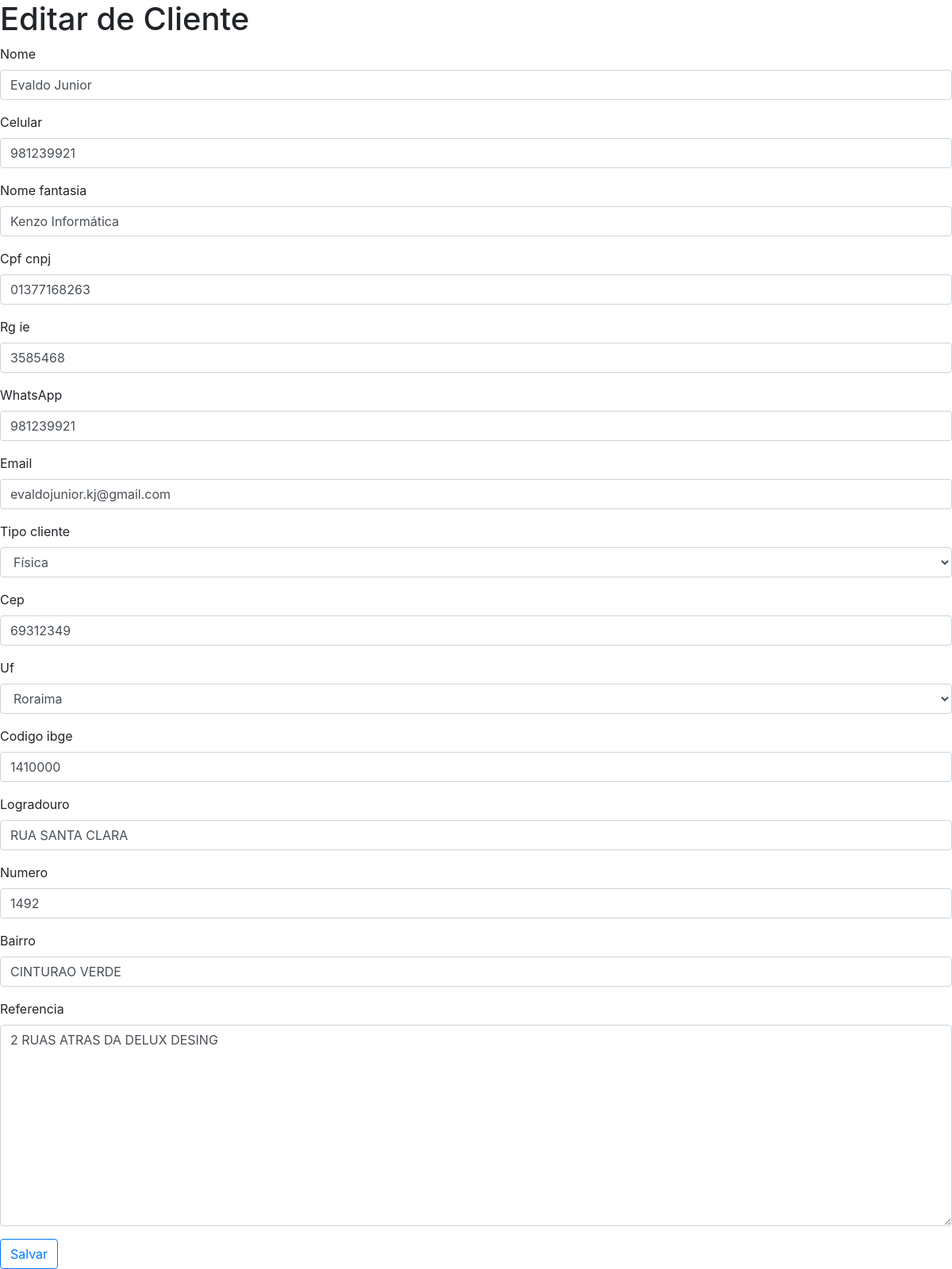
The page /clientes/editarCliente/1 on the database its author committed.
### clientes/models.py (models this page shows, shortened)
class Pessoa(models.Model):
    UF_CHOICES = (
        ('AC', 'Acre'),
        ('AL', 'Alagoas'),
        ('AP', 'Amapá'),
        ('BA', 'Bahia'),
        ('CE', 'Ceará'),
        ('DF', 'Distrito Federal'),
        ('ES', 'Espírito Santo'),
        ('GO', 'Goiás'),
        ('MA', 'Maranão'),
        ('MG', 'Minas Gerais'),
        ('MS', 'Mato Grosso do Sul'),
        ('MT', 'Mato Grosso'),
        ('PA', 'Pará'),
        ('PB', 'Paraíba'),
        ('PE', 'Pernanbuco'),
        ('PI', 'Piauí'),
        ('PR', 'Paraná'),
        ('RJ', 'Rio de Janeiro'),
        ('RN', 'Rio Grande do Norte'),
        ('RO', 'Rondônia'),
        ('RR', 'Roraima'),
        ('RS', 'Rio Grande do Sul'),
        ('SC', 'Santa Catarina'),
        ('SE', 'Sergipe'),
        ('SP', 'São Paulo'),
        ('TO', 'Tocantins')
    )
    TIPO_CHOICES = (
        ('FISICA', 'Física'),
        ('JURIDICA', 'Jurídica')
    )
    nome = models.CharField(max_length=200)
    celular = models.CharField(max_length=30, null= True)
    nome_fantasia = models.CharField(max_length=200, null=True)
    cpf_cnpj = models.CharField(max_length=30, null=True)
    rg_ie = models.CharField(max_length=30, null=True)
    whatsApp = models.CharField(max_length=30, null= True)
    email = models.EmailField(max_length=200, null=True)
    tipo_cliente = models.CharField(choices=TIPO_CHOICES, max_length=10, default=TIPO_CHOICES[0])
    cep = models.CharField(max_length=15, null=True)
    uf = models.CharField(max_length=2, choices=UF_CHOICES, default='RR')
    codigo_ibge = models.IntegerField(null=True)
    logradouro = models.CharField(max_length=200)
    numero = models.CharField(max_length=20)
    bairro = models.CharField(max_length=60)
    referencia = models.TextField(null=True)
    release_date = models.DateTimeField('Data de Cadastro', auto_now=True)

### clientes/views.py (the view)
# urls.py: path('editarCliente/<int:pk>', views.editarCliente, name='editarCliente'),
def editarCliente(request, pk, template_name='editarCliente.html'):
    cliente = get_object_or_404(Pessoa,pk = pk)
    if request.method == 'POST':
        form = ClienteForm(request.POST, instance=cliente)
        if form.is_valid():
            cliente = form.save()
            return redirect('listarCliente')
    else:
        form = ClienteForm( instance=cliente )
    return render(request, template_name, {'form': form})

### clientes/forms.py
class ClienteForm(forms.ModelForm):
    class Meta:
        model = Pessoa
        fields = '__all__'

### clientes/templates/editarCliente.html (shortened to what this page needs)
{% extends 'base.html' %}
{% load bootstrap4 %}
{% block tituloPagina %}
Editar de Cliente
{% endblock %}
{% block conteudo %}
    <form method="POST">{% csrf_token %}
        {% bootstrap_form form %}
        <button type="submit" class="btn btn-outline-primary">Salvar</button>
    </form>
{% endblock %}

### rows shown on the page
Pessoa: nome "Evaldo Junior", celular "981239921", nome_fantasia "Kenzo Informática", cpf_cnpj "01377168263", rg_ie "3585468", whatsApp "981239921", email "evaldojunior.kj@gmail.com", tipo_cliente "Física", cep "69312349", uf "Roraima", codigo_ibge "1410000", logradouro "RUA SANTA CLARA", numero "1492", bairro "CINTURAO VERDE", referencia "2 RUAS ATRAS DA DELUX DESING"
